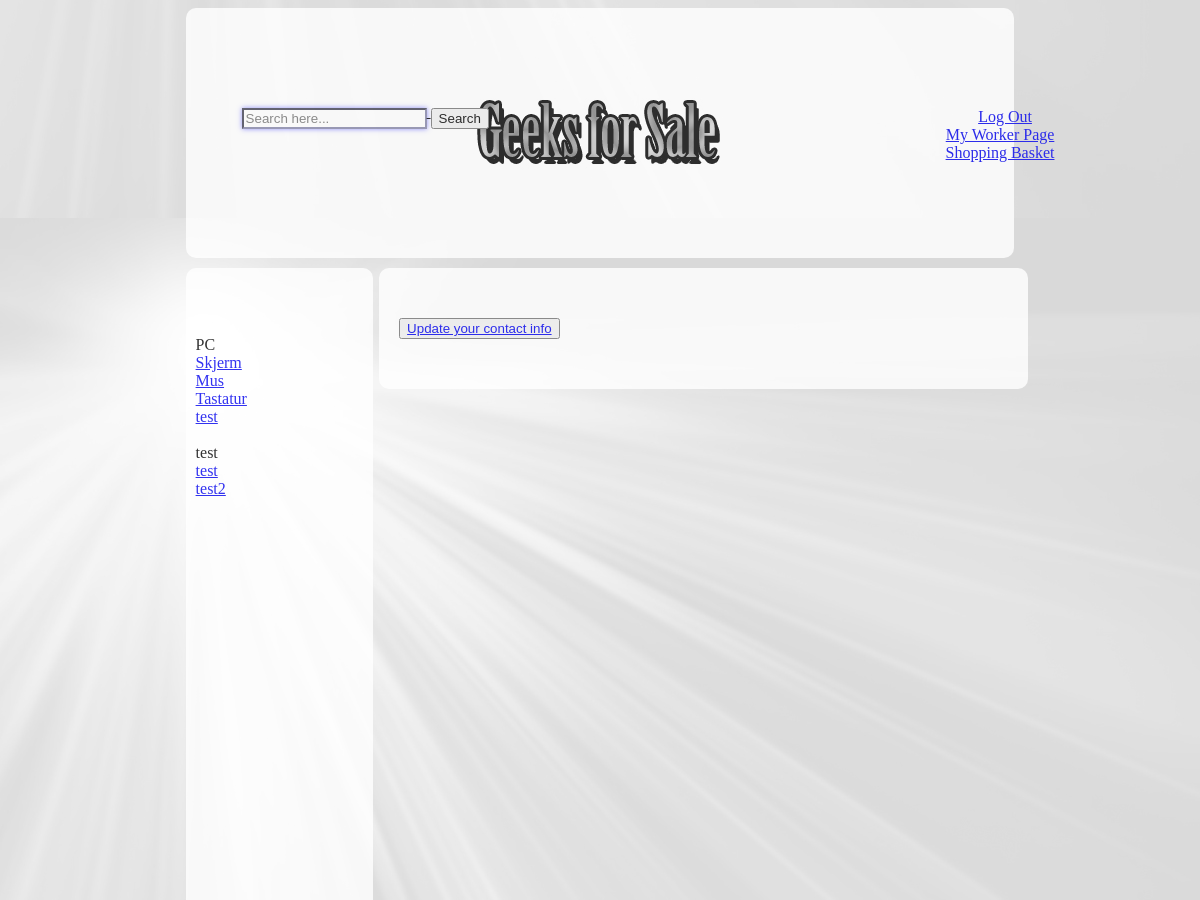
The page /mypage.php (signed in, upper part) on the database as committed earlier.
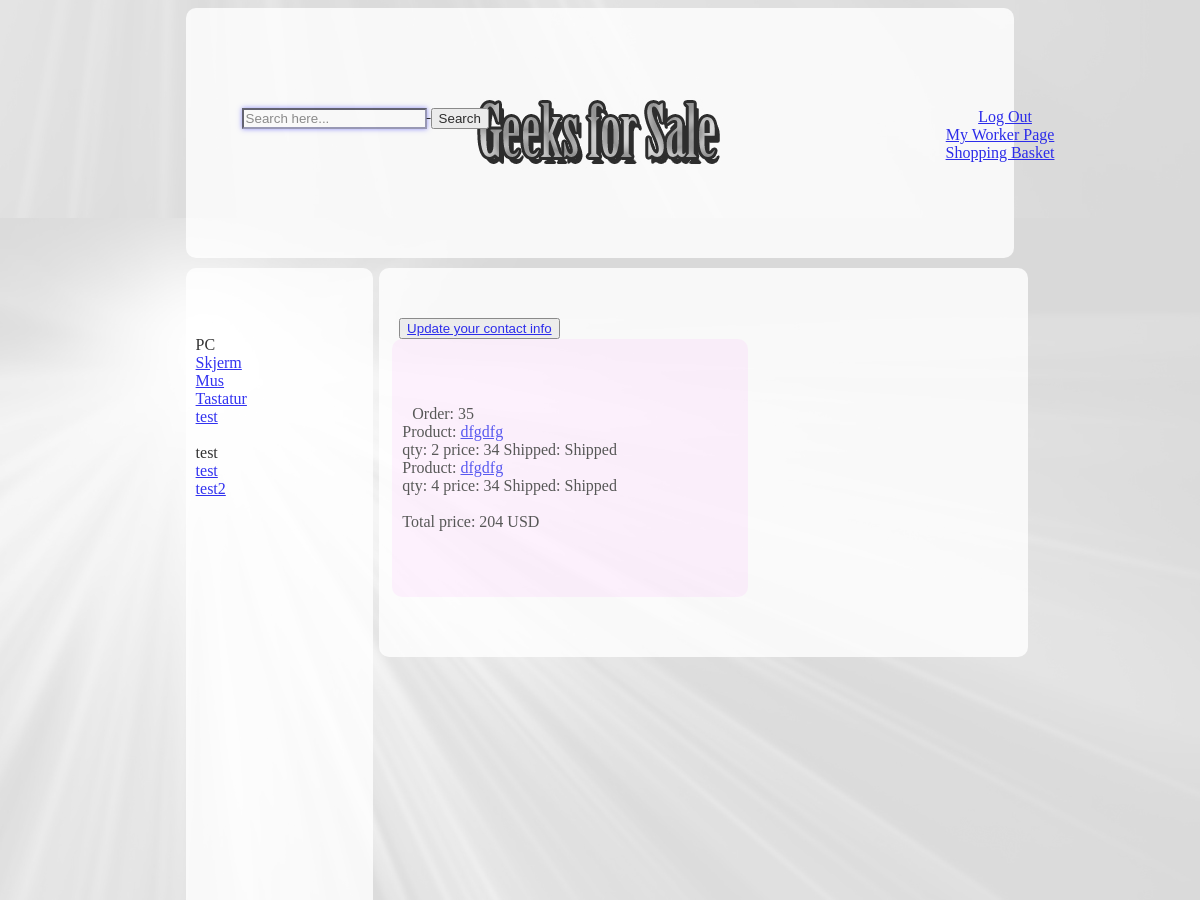
The same page on the database as committed later.
### tables this page shows
CREATE TABLE IF NOT EXISTS `productcategory` (
  `id` int(10) unsigned NOT NULL AUTO_INCREMENT,
  `categoryName` text NOT NULL,
  PRIMARY KEY (`id`)
);

CREATE TABLE IF NOT EXISTS `subcategory` (
  `id` int(10) unsigned NOT NULL AUTO_INCREMENT,
  `name` text NOT NULL,
  `categoryid` int(11) NOT NULL,
  PRIMARY KEY (`id`),
  KEY `categoryid` (`categoryid`)
);

CREATE TABLE IF NOT EXISTS `orders` (
  `id` int(10) unsigned NOT NULL AUTO_INCREMENT,
  `userID` int(10) unsigned NOT NULL,
  `workerID` int(10) unsigned DEFAULT NULL,
  `shipped` tinyint(1) NOT NULL,
  PRIMARY KEY (`id`),
  KEY `userID` (`userID`),
  KEY `workerID` (`workerID`)
);

CREATE TABLE IF NOT EXISTS `orderdetail` (
  `lineID` int(10) unsigned NOT NULL AUTO_INCREMENT,
  `orderID` int(10) unsigned NOT NULL,
  `productID` int(10) unsigned NOT NULL,
  `price` int(10) unsigned NOT NULL,
  `qty` int(10) unsigned NOT NULL,
  `sendt` tinyint(1) NOT NULL,
  PRIMARY KEY (`lineID`),
  KEY `orderNR` (`qty`)
);

CREATE TABLE IF NOT EXISTS `products` (
  `id` int(10) unsigned NOT NULL AUTO_INCREMENT,
  `price` int(10) unsigned NOT NULL,
  `pictures` text NOT NULL,
  `name` text NOT NULL,
  `info` text NOT NULL,
  `onStock` int(10) unsigned NOT NULL,
  `forSale` tinyint(1) NOT NULL,
  `rabatt` int(10) unsigned NOT NULL,
  `categoriID` int(10) unsigned NOT NULL,
  PRIMARY KEY (`id`)
);

### menu.php (the view)
<?php
require "db.php";
$sql = "Select * from productcategory";
$sth = $db->prepare($sql);
$sth->execute();
$sth->setFetchMode(PDO::FETCH_ASSOC);
while($row = $sth->fetch()){
	echo "<br>".$row['categoryName']."<br>";
	$sql = "Select * from subcategory where categoryid = ".$row['id'];
	$sth2 = $db->prepare($sql);
	$sth2->execute();
	$sth2->setFetchMode(PDO::FETCH_ASSOC);
	while($rows = $sth2->fetch()){
		echo "<a href=\"productcategory.php?id=".$rows['id']."\">".$rows['name']."</a><br>";
	}
}
?>

### mypage.php (shortened to what this page needs)
<?php
require 'user.php';
function FindOrders(){
  require 'db.php';
  $sql = 'select id from orders where userID = :id';
  $sth = $db->prepare($sql);
  $sth->bindValue (':id', $_SESSION['id']);
  $sth->execute();
  $sth->setFetchMode(PDO::FETCH_ASSOC);
  while($row = $sth->fetch()){
    $price = 0;
    $orderID = $row['id'];
   echo "<div id=order>";
   echo "<p>Order: ".$orderID."</br>";
   $sql2 = 'select * from orderdetail where orderID = :id';
   $sth2 = $db->prepare($sql2);
   $sth2->bindValue (':id', $orderID);
   $sth2->execute();
   $sth2->setFetchMode(PDO::FETCH_ASSOC);
   while($row2 = $sth2->fetch()){
     $sqlPro = 'select name from products where id = :id';
     $sthPro = $db->prepare($sqlPro);
     $sthPro->bindValue (':id', $row2['productID']);
     $sthPro->execute();
     $sthPro->setFetchMode(PDO::FETCH_ASSOC);
     $rowPro = $sthPro->fetch();
     echo "Product: <a href=\"productdetails.php?id=".$row2['productID']."\">".$rowPro['name']."</a><br>";
     echo " qty: ".$row2['qty'];
     echo " price: ".$row2['price'];
     echo " Shipped: ";
     if(intval($row2['sendt']) === 0){
      echo "Not shipped";
     }else{
      echo "Shipped";
     }
     $price += (intval($row2['price']) * intval($row2['qty']));
   }
   echo "</br>Total price: ".$price." USD";
   echo "</div>";
 }
}
?>
<!DOCTYPE HTML PUBLIC "-//W3C//DTD HTML 4.01//EN"
 "http://www.w3.org/TR/html4/strict.dtd">
<HTML>
 <HEAD>
  <link rel="stylesheet" type="text/css" href="StyleIndex.css"/>
</HEAD>
<BODY>
 <div id="header">
  <?php include("topmenu.php"); ?>
 <s>
   <form class="form-wrapper cf">
     <input type="text" placeholder="Search here..." required>
     <button type="submit">Search</button>
   </form>
 </s>
</div>
<div id="menu">
 <?php
 require_once 'menu.php';
 ?>
</div>
<div id="content">
  <button> <a href="mypage-changeinfo.php"> Update your contact info </a> </button></br>
   <?php
   FindOrders();
   ?>
</div>
</BODY>
</HTML>

### topmenu.php (shortened to what this page needs)
<topMenu>
	<?php
	if(isset($_SESSION['id'])){
		echo "<a href=\"index.php?logout=1\">Log Out</a><br>";
		if($_SESSION['userLevel'] == 0){
			echo "<a href=\"mypage.php\">My Page</a><br>";
		}else if($_SESSION['userLevel'] == 1){
			echo "<a href=\"worker.php\">My Worker Page</a><br>";
		}else if($_SESSION['userLevel'] == 2){
			echo "<a href=\"admin.php\">My Admin Page</a><br>";
		}
	}else{
		echo "<a href=\"login.php\">Log in</a><br>";
		echo "<a href=\"register.php\">Register</a><br>";
	}
	?>
	<a href="shoppingbasket.php">Shopping Basket</a><br>
</topMenu>

### StyleIndex.css (style rules this page uses)
body { background-image:url('Background2.jpg'); background-attachment: fixed; background-position: right bottom; background-repeat: repeat; background-color: #000000; }
#header { height: 150px; border-radius: 10px; background-color: #ffffff; background-image:url('Geeksforsale.jpg'); background-repeat: no-repeat; background-position: center; opacity: .8; margin-bottom: 10px; margin-left: 15%; margin-right: 15%; text-indent: 10px; padding-left: 10px; padding-top: 50px; padding-bottom: 50px; }
#menu { float: left; height: 2000px; border-radius: 10px; width: 15%; background-color: #ffffff; opacity: .8; margin-bottom: 10px; margin-left: 15%; padding-left: 10px; padding-top: 50px; padding-bottom: 50px; }
#content { float: left; border-radius: 10px; width: 54%; background-color: #ffffff; opacity: .8; margin-bottom: 10px; margin-left: 0.5%; text-indent: 10px; padding-left: 10px; padding-top: 50px; padding-bottom: 50px; }
#order { border-radius: 10px; width: 54%; background-color: #FFEEFF; opacity: .8; margin-bottom: 10px; margin-left: 0.5%; text-indent: 10px; padding-left: 10px; padding-top: 50px; padding-bottom: 50px; }
s { position: absolute; margin-left: 0.5%; text-align: left; text-indent: 10px; margin-bottom: 10px; padding-left: 20px; padding-top: 50px; padding-bottom: 50px; }
topMenu { position: absolute; margin-left: 60%; text-indent: 10px; text-align: center; margin-bottom: 10px; padding-left: 20px; padding-top: 50px; padding-bottom: 50px; }
:required { border-color: #88a; -webkit-box-shadow: 0 0 5px rgba(0, 0, 255, .5); -moz-box-shadow: 0 0 5px rgba(0, 0, 255, .5); -o-box-shadow: 0 0 5px rgba(0, 0, 255, .5); -ms-box-shadow: 0 0 5px rgba(0, 0, 255, .5); box-shadow: 0 0 5px rgba(0, 0, 255, .5); }

Rows that differ between the two databases and show on the page:
added orders: id "35", price "204"
added orderdetail: productID.name "dfgdfg", qty "2", price "34", sendt "Shipped"
added orderdetail: productID.name "dfgdfg", qty "4", price "34", sendt "Shipped"
